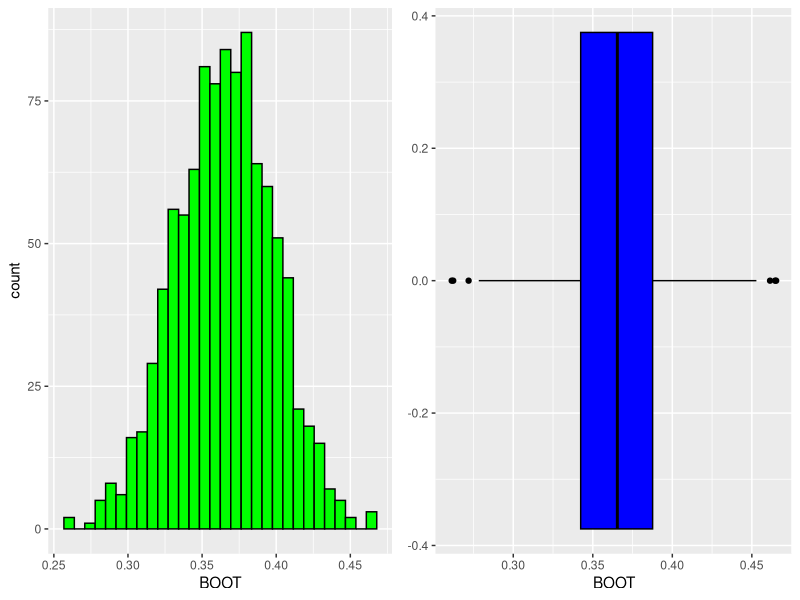
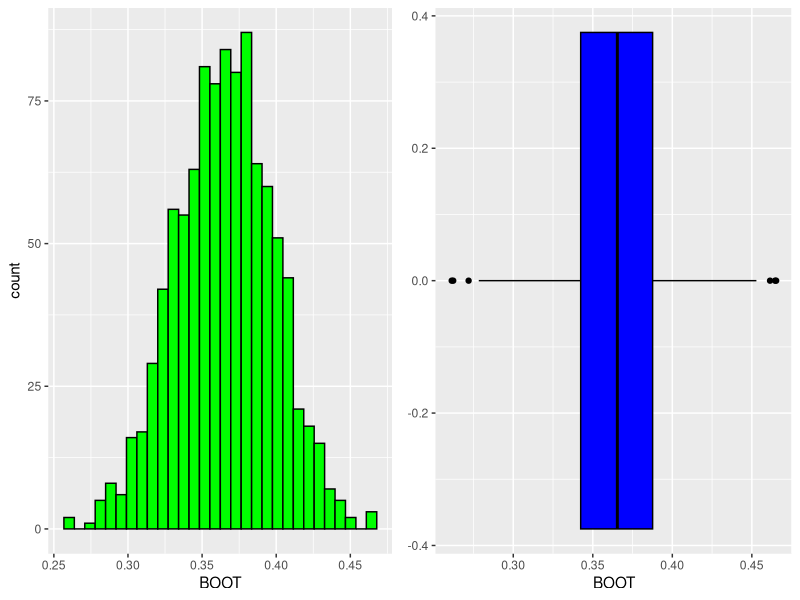

The R source for these figures, in order:
set.seed(123)

country_names <- c(
  "Belgium","Netherlands","France","Germany","Italy","Spain","Portugal","Austria",
  "Sweden","Norway","Denmark","Finland","Poland","Czechia","Greece","Ireland",
  "United Kingdom","Switzerland","Hungary","Turkey"
)

happy_new <- data.frame(
  Country = country_names[1:20],                 # or sample(country_names, 20)
  Freedom = runif(20, 0.2, 0.9),
  Economy = runif(20, 0.3, 1.0),
  Health  = runif(20, 0.4, 0.95)
)

head(happy_new)

cv_freedom <- sd(happy_new$Freedom) / mean(happy_new$Freedom)
cv_freedom

funCV <- function(x){
  sd(x) / mean(x)
}

funCV(happy_new$Freedom)
funCV(happy_new$Economy)

new <- sample(happy_new$Freedom, size = 50, replace = TRUE)
new

funCV(new)

BOOT <- replicate(1000, {
  new <- sample(happy_new$Freedom, size = 50, replace = TRUE)
  funCV(new)
})

head(BOOT)

library(ggplot2)
library(grid)


hist1 = ggplot(data=NULL,aes(BOOT)) +
  geom_histogram(bins=30, colour="black", fill="green")
boxplot1 = ggplot(data=NULL,aes(BOOT)) +
  geom_boxplot(colour="black",fill="blue")

grid.newpage()
pushViewport(viewport(layout=grid.layout(1,2)))
vplayout <- function(x,y){
  viewport(layout.pos.row=x, layout.pos.col=y)
}
print(hist1, vp=vplayout(1,1))
print(boxplot1, vp=vplayout(1,2))

lower = quantile(BOOT,prob=0.05)
upper = quantile(BOOT,prob=0.95)
stats = list(meanCV = mean(BOOT),
             stdCV = sd(BOOT),
             lower = quantile(BOOT,prob=0.05),
             upper = quantile(BOOT,prob=0.95))

boot_cv = function(x, sz, B){
  BOOT = c()
  for(i in 1:B){
    new = sample(x, sz, replace = TRUE)
    BOOT[i] = funCV(new)
  }
}

hist1 = ggplot(data=NULL,aes(BOOT)) +
  geom_histogram(bins=30, colour="black", fill="green")
boxplot1 = ggplot(data=NULL,aes(BOOT)) +
  geom_boxplot(colour="black",fill="blue")
grid.newpage()
pushViewport(viewport(layout=grid.layout(1,2)))
vplayout <- function(x,y){
  viewport(layout.pos.row=x, layout.pos.col=y)
}
print(hist1, vp=vplayout(1,1))
print(boxplot1, vp=vplayout(1,2))

lower = quantile(BOOT,prob=0.05)
upper = quantile(BOOT,prob=0.95)
stats = list(meanCV = mean(BOOT),
             stdCV = sd(BOOT),
             lower = quantile(BOOT,prob=0.05),
             upper = quantile(BOOT,prob=0.95))
stats

boot_cv(happy_new$Economy,70,500)
